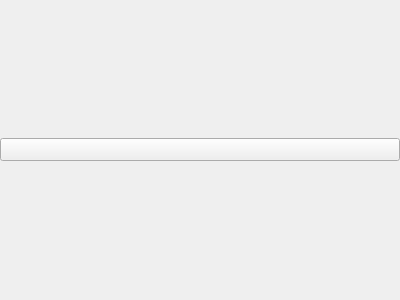
<?xml version="1.0" encoding="UTF-8"?>
<ui version="4.0">
 <class>listBtn</class>
 <widget class="QWidget" name="listBtn">
  <property name="geometry">
   <rect>
    <x>0</x>
    <y>0</y>
    <width>400</width>
    <height>300</height>
   </rect>
  </property>
  <property name="sizePolicy">
   <sizepolicy hsizetype="Expanding" vsizetype="Maximum">
    <horstretch>0</horstretch>
    <verstretch>0</verstretch>
   </sizepolicy>
  </property>
  <property name="windowTitle">
   <string>Form</string>
  </property>
  <layout class="QVBoxLayout" name="verticalLayout">
   <property name="spacing">
    <number>0</number>
   </property>
   <property name="leftMargin">
    <number>0</number>
   </property>
   <property name="topMargin">
    <number>0</number>
   </property>
   <property name="rightMargin">
    <number>0</number>
   </property>
   <property name="bottomMargin">
    <number>0</number>
   </property>
   <item>
    <widget class="QToolButton" name="listBtnItem">
     <property name="sizePolicy">
      <sizepolicy hsizetype="Expanding" vsizetype="Maximum">
       <horstretch>0</horstretch>
       <verstretch>0</verstretch>
      </sizepolicy>
     </property>
     <property name="text">
      <string/>
     </property>
    </widget>
   </item>
  </layout>
 </widget>
 <resources/>
 <connections/>
</ui>
